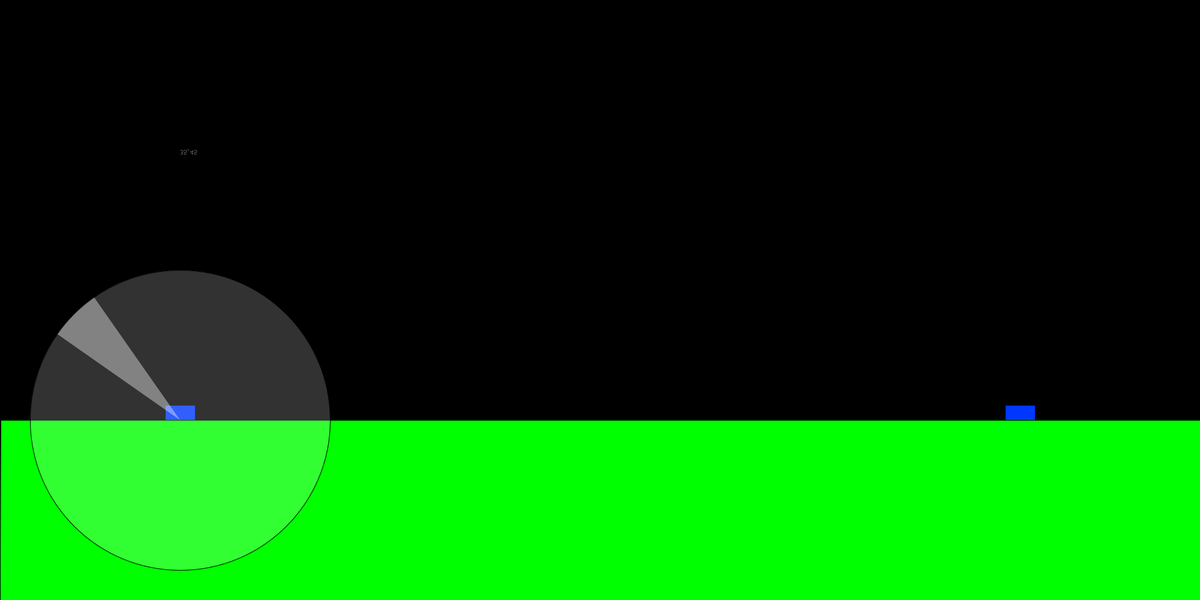
Frame 1 (no input)
Frame 60 (the mouse pressed at the canvas centre just before this capture): identical to frame 1, image omitted
Frame 120 (the mouse held since frame 60 and released just before this capture): identical to frame 1, image omitted

The Processing sketch that drew this single still picture (run headless with seeded random() and noise(); from frame 60 on, the mouse is pressed at the canvas centre):

// Processing sketch: Tank_Game
// ── Tank_Game.pde
import java.util.*;

Terrain Terrain = new Terrain();
EventTracker events = new EventTracker(2);

void setup(){  
  frameRate(60);
  size(2000,1000);
  
  Terrain.updateTerrain();
}

void draw(){
  scale(1, -1);
  translate(0, -height);
  
  background(0);
  
  Terrain.drawTerrain();

  for(int i = 0; i < events.players; i++){
    events.Players.get(i).drawTank(); 
  }
  fill(255);
  for(int i = 0; i < events.Projectiles.size(); i++){ 
    events.Projectiles.get(i).drawProjectile();
  }
  for(int i = 0; i < events.Explosions.size(); i++){
    events.Explosions.get(i).tickExplosion(); 
  }
  
}

void keyPressed(){
  events.Players.get(events.playerTurn).keyInput(key);
}

// ── EventTracker.pde
class EventTracker{
  int players = 2;
  int playerTurn = 0;
  ArrayList<Tank> Players = new ArrayList<Tank>();
  ArrayList<Projectile> Projectiles = new ArrayList<Projectile>();
  ArrayList<Explosion> Explosions = new ArrayList<Explosion>();
  
  public EventTracker(int playerAmount){
    players = playerAmount; 
    Players.add(new Tank(300, "Adam"));
    Players.add(new Tank(1700, "Janusz"));
    
    this.Players.get(this.playerTurn).currentTurn = true;
  }
  
  void swapTurns(){
    
    events.Players.get(this.playerTurn).currentTurn = false;
    
    playerTurn++;
    if(playerTurn >= players){
      playerTurn = 0; 
    }
    events.Players.get(this.playerTurn).currentTurn = true;
    events.Players.get(this.playerTurn).fuel = 250;
  }
  
}

// ── Explosion.pde
class Explosion{// this is a particle effect
  float opacity = 100;
  int xPosition;
  int yPosition;
  int explosionDiameter;
  
  public Explosion(int xPos, int yPos, int explosionRad){
    xPosition = xPos;
    yPosition = yPos;
    explosionDiameter = explosionRad * 2;
  }
  
  void tickExplosion(){
    noStroke();
    fill(255,255,255,opacity);
    ellipse(xPosition, yPosition, explosionDiameter, explosionDiameter);
    opacity-= 0.5;
    if(opacity <= 0){
      for(int i = 0; i < events.Explosions.size(); i++){
        if(events.Explosions.get(i).opacity <= 0){
          events.Explosions.remove(i); 
        }
      }
    }
    stroke(1);
  }
  
}

// ── Projectile.pde
class Projectile{
 int xPosition;
 float yPosition;
 int xVelocity;
 float yVelocity;
 int explosionRadius;
 
 public Projectile(int xVel, int yVel, int xPos, int yPos, int explodeRad){
   xPosition = xPos;
   yPosition = yPos;
   xVelocity = xVel;
   yVelocity = yVel;
   explosionRadius = explodeRad;
 }
  
  void nextPosition(){
    xPosition += xVelocity;
    yPosition += yVelocity;
    yVelocity -= 0.5;
    
    if(this.xPosition >= 2000 || this.xPosition <= 0){ // collision detection for out of bounds
      for(int i = 0; i < events.Projectiles.size(); i++){ // deletes the shot
        if(events.Projectiles.get(i).xPosition == this.xPosition && events.Projectiles.get(i).yPosition == this.yPosition){
          events.Projectiles.remove(0); 
          events.swapTurns();
        }
      }
    }
    else if((int) this.yPosition <= (int) Terrain.terrain[this.xPosition - 1]){ // collision detection for Terrain
      explode(); 
    }
  }
  
  void explode(){
    for(int i = 0; i < events.Projectiles.size(); i++){ //deletes the shot
        if(events.Projectiles.get(i).xPosition == this.xPosition && events.Projectiles.get(i).yPosition == this.yPosition){
          events.Projectiles.remove(0); 
        }
      }
    events.swapTurns(); 
    for(int i = 1; i <= explosionRadius * 2; i++){
      if(this.yPosition < Terrain.terrain[i - 1]){
        Terrain.terrain[((this.xPosition - explosionRadius) + i) - 1] = (int) this.yPosition - (int) sqrt( pow(explosionRadius, 2) - pow(explosionRadius - i, 2)); 
      }
      else if(Terrain.terrain[i - 1] - this.yPosition > this.explosionRadius || Terrain.terrain[i - 1] - this.yPosition < - this.explosionRadius){
        Terrain.terrain[((this.xPosition - explosionRadius) + i) - 1] -= (int) sqrt( pow(explosionRadius, 2) - pow(explosionRadius - i, 2)); 
      }
    }
    
    Terrain.updateTerrain();
    
    events.Explosions.add(new Explosion(this.xPosition, (int) this.yPosition, this.explosionRadius));
  }
  
  void drawProjectile(){
    ellipse(xPosition,(int) yPosition, 20, 20);
    this.nextPosition();
  }
}

// ── Tank.pde
class Tank{
  int health = 300;
  int fuel = 250;
  int xPosition;
  String username;
  boolean currentTurn = false;
  int angle = 45;
  int power = 35;
  int ratio = 0;
  
  public Tank(int xPos, String playerName){
    this.xPosition = xPos;
    username = playerName;
    
    
    
  }
  
  void drawTank(){
    fill(0,55,255);
    rect(this.xPosition - 25, Terrain.terrain[this.xPosition], 50, 25); 
    
    if(this.currentTurn == true){
      fill(255, 255, 255, 50);
      ellipse(this.xPosition, Terrain.terrain[this.xPosition], 500, 500);
     
      //pushMatrix(); 
      //translate(0, -height);
      
      fill(255, 255, 255, 100);
      arc((float)this.xPosition,(float)Terrain.terrain[this.xPosition], (float) (int) 500 * (power/35) , (float) (int) 500 * (power/35), radians(((angle) - 10)- 270), radians(((angle) + 10) - 270));
      text(power + ", " + angle, this.xPosition, 1000 - Terrain.terrain[this.xPosition] + 50);
      
      //popMatrix();
    }
    
  }
  
  void keyInput(char character){
    if(character == 'a' || character == 'd'){
      this.drive(character); 
    }
    else if(character == 32){
       this.shoot();
    }
    else if(character == 'j' || character == 'i' || character == 'l' || character == 'k'){ // 37 left 38 up 39 right 40 down
      this.aim(character); 
    }
  }
  
  void drive(char character){
    if(fuel > 0){
      if(character == 'a'){
        xPosition -= 2;
      }
      else{
        xPosition += 2; 
      }
      fuel -= 2;
    }
  }
  
  void shoot(){
    events.Projectiles.add(new Projectile(1 - ratio, ratio, this.xPosition, Terrain.terrain[this.xPosition] + 10, 50));
  }
  
  void aim(char character){
    if(character == 'j'){//37 left 38 up 39 right 40 down
      angle--; 
      if(angle < -180){
        angle = 180; 
      }
    }
    else if(character == 'l'){
      angle++;
      if(angle > 180){
        angle = -180; 
      }
    }
    else if(character == 'i' && power < 35){
      power++; 
    }
    else if(character == 'k' && power > 1){
      power--; 
    }
    if(angle != 0){
      ratio = (int) (35 * (90/angle));
    }
    else{
      ratio = 0; 
    }
  }
   
   
   
}

// ── Terrain.pde
class Terrain{
  int[] terrain = new int[2000];
  PShape terrainShape;
  
  public Terrain(){
    for(int i = 0; i < 2000; i++){
      this.terrain[i] = 300; 
    }
  }
  
  void updateTerrain(){
    terrainShape = createShape(); 
    terrainShape.beginShape();
    terrainShape.fill(0,255, 0);
    for(int i = 0; i < 2000; i++){
      terrainShape.vertex(i + 1, this.terrain[i]); 
    }
    terrainShape.vertex(2000, 0);
    terrainShape.vertex(0, 0);
    terrainShape.endShape(CLOSE);
  }
  
  void drawTerrain(){
    shape(terrainShape, 0, 0); 
  }
  
}
